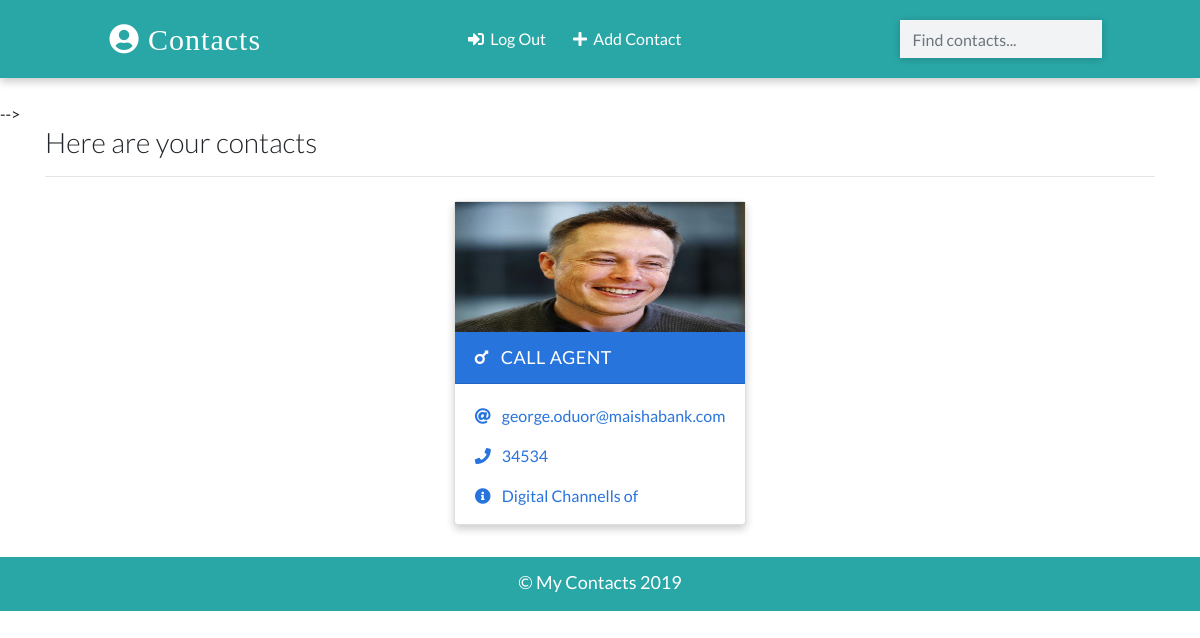
/ (signed in), run on the app's committed database.
### app/models.py (models this page shows, shortened)
class Contact(models.Model):
    manager = models.ForeignKey(User, on_delete=models.CASCADE, default=None)
    name = models.CharField(max_length=20)
    email = models.EmailField(max_length=100)
    phone = models.IntegerField()
    info = models.CharField(max_length=20)
    gender = models.CharField(max_length=50, choices=(
        ('male', 'Male'), ('female', 'Female')
    ))
    image = models.ImageField(upload_to='images/', blank=True)
    date_added = models.DateTimeField(default=datetime.now)
    class Meta:
        ordering = ['-id']

### app/views.py (the view)
# urls.py: path('', views.HomePageView.as_view(), name='home'),
class HomePageView(LoginRequiredMixin, ListView):
    template_name = 'index.html'
    model = Contact
    context_object_name = 'contacts'
    def get_queryset(self):
        contacts = super().get_queryset()
        return contacts.filter(manager = self.request.user)

### templates/index.html (shortened to what this page needs)
{% extends 'base.html' %}
{%  load static%}
 {% block content %}
  <div class="container">
      <h3 class="heading font-weight-light">Here are your contacts</h3>
    <hr />
    </div>
    <div class="container main-part">
      {% if contacts %}
        {% for contact in contacts %}
        {% include 'partials/_card.html'%}
        {% endfor%}
        {% else %}
        <p class="d-block font0weight-light my-2 heading" >You have not added any contacts yet Jadha.</p>
      {% endif %}
    </div>
  {% endblock content %}

### templates/partials/_card.html (shortened to what this page needs)
{% load static %}
            {% if contact.gender == "male" %}
                 <div class="card my-2 mx-2 boy-card {% if 'detail' in request.path %} mx-auto w-25{% endif %}">
        <img src="{% if contact.image %}
                    {{contact.image.url}}
                  {% else %}
                   {% static './images/boy.png' %}
                  {% endif %}" class="img-fluid" />
        <div class="card-header">
          <a href="{% url 'detail' contact.id %}" class="text-white header-link">
            <i class="fas fa-mars mr-2"></i> {{contact.name}}</a>
        </div>
        <div class="card-body pb-0">
          <p>
            <i class="fas fa-at mr-2"></i>
            <a href="mailto:{{contact.email}}">{{contact.email}}</a>
          </p>
          <p>
            <i class="fas fa-phone mr-2"></i>
            <a href="tel:{{contact.phone}}">{{contact.phone}}</a>
          </p>
          <p><i class="fas fa-info-circle mr-2"></i> {{contact.info}}</p>
        </div>
      </div>
            {% endif %}

### static/css/main.css (style rules this page uses)
:root { --back: #29a7a6; --girl: #e64298; --boy: #2874dd; }
body { font-family: Lato, sans-serif; }
.card { box-shadow: 0 4px 8px 0 rgba(0, 0, 0, 0.2); transition: 0.3s; min-width: 250px; box-sizing: border-box; }
img { height: 130px !important; }
.card-header { font-size: 18px; letter-spacing: 0.5px; text-transform: uppercase; }
.boy-card .card-header { background-color: var(--boy); }
.boy-card .card-body, .boy-card .card-body p a { color: var(--boy); }
.card-body p { cursor: pointer; }
.main-part { display: flex; flex-wrap: wrap; justify-content: space-evenly; }

### data on the page
Contact: image (picture), name "CALL AGENT", email "george.oduor@maishabank.com", phone "34534", info "Digital Channells of"
